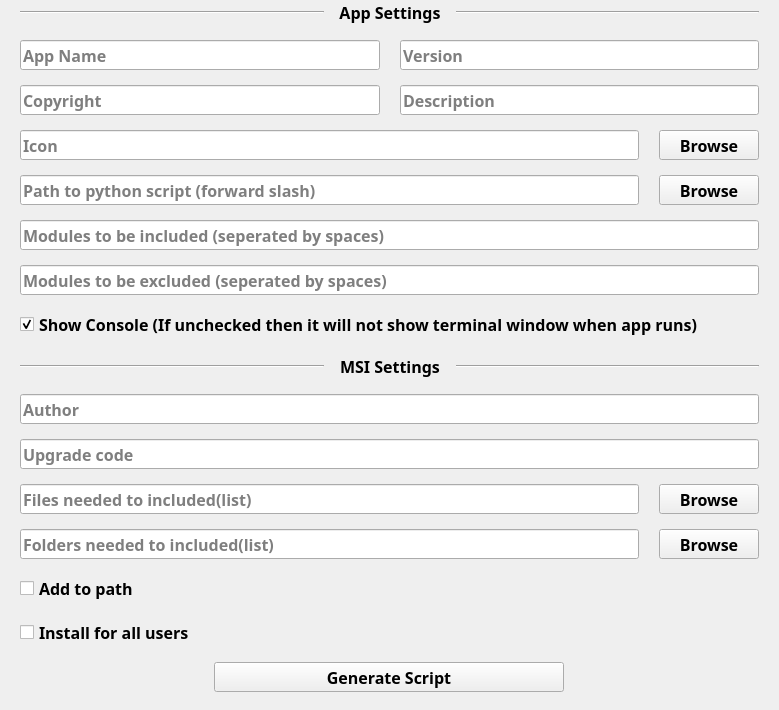
             <widget class="QWidget" name="scroll_contents">
              <property name="geometry">
               <rect>
                <x>0</x>
                <y>0</y>
                <width>779</width>
                <height>710</height>
               </rect>
              </property>
              <layout class="QVBoxLayout" name="verticalLayout_4">
               <property name="spacing">
                <number>15</number>
               </property>
               <property name="leftMargin">
                <number>20</number>
               </property>
               <property name="topMargin">
                <number>0</number>
               </property>
               <property name="rightMargin">
                <number>20</number>
               </property>
               <property name="bottomMargin">
                <number>15</number>
               </property>
               <item>
                <widget class="QFrame" name="frame">
                 <property name="maximumSize">
                  <size>
                   <width>16777215</width>
                   <height>25</height>
                  </size>
                 </property>
                 <property name="font">
                  <font>
                   <family>Varela Round</family>
                   <bold>true</bold>
                  </font>
                 </property>
                 <property name="frameShape">
                  <enum>QFrame::Shape::NoFrame</enum>
                 </property>
                 <property name="frameShadow">
                  <enum>QFrame::Shadow::Sunken</enum>
                 </property>
                 <property name="lineWidth">
                  <number>0</number>
                 </property>
                 <layout class="QHBoxLayout" name="horizontalLayout_11">
                  <property name="leftMargin">
                   <number>0</number>
                  </property>
                  <property name="topMargin">
                   <number>0</number>
                  </property>
                  <property name="rightMargin">
                   <number>0</number>
                  </property>
                  <property name="bottomMargin">
                   <number>0</number>
                  </property>
                  <item>
                   <widget class="Line" name="line">
                    <property name="font">
                     <font>
                      <family>Varela Round</family>
                      <bold>true</bold>
                     </font>
                    </property>
                    <property name="orientation">
                     <enum>Qt::Orientation::Horizontal</enum>
                    </property>
                   </widget>
                  </item>
                  <item>
                   <widget class="QLabel" name="app_label">
                    <property name="minimumSize">
                     <size>
                      <width>0</width>
                      <height>25</height>
                     </size>
                    </property>
                    <property name="maximumSize">
                     <size>
                      <width>120</width>
                      <height>25</height>
                     </size>
                    </property>
                    <property name="font">
                     <font>
                      <family>Varela Round</family>
                      <pointsize>12</pointsize>
                      <bold>true</bold>
                     </font>
                    </property>
                    <property name="text">
                     <string>App Settings</string>
                    </property>
                    <property name="alignment">
                     <set>Qt::AlignmentFlag::AlignCenter</set>
                    </property>
                   </widget>
                  </item>
                  <item>
                   <widget class="Line" name="line_2">
                    <property name="font">
                     <font>
                      <family>Varela Round</family>
                      <bold>true</bold>
                     </font>
                    </property>
                    <property name="orientation">
                     <enum>Qt::Orientation::Horizontal</enum>
                    </property>
                   </widget>
                  </item>
                 </layout>
                </widget>
               </item>
               <item>
                <layout class="QHBoxLayout" name="horizontalLayout_12">
                 <property name="spacing">
                  <number>20</number>
                 </property>
                 <item>
                  <widget class="QLineEdit" name="msi_app_name">
                   <property name="minimumSize">
                    <size>
                     <width>0</width>
                     <height>30</height>
                    </size>
                   </property>
                   <property name="maximumSize">
                    <size>
                     <width>16777215</width>
                     <height>30</height>
                    </size>
                   </property>
                   <property name="font">
                    <font>
                     <family>Varela Round</family>
                     <pointsize>12</pointsize>
                     <bold>true</bold>
                    </font>
                   </property>
                   <property name="placeholderText">
                    <string>App Name</string>
                   </property>
                  </widget>
                 </item>
                 <item>
                  <widget class="QLineEdit" name="msi_app_ver">
                   <property name="minimumSize">
                    <size>
                     <width>0</width>
                     <height>30</height>
                    </size>
                   </property>
                   <property name="maximumSize">
                    <size>
                     <width>16777215</width>
                     <height>30</height>
                    </size>
                   </property>
                   <property name="font">
                    <font>
                     <family>Varela Round</family>
                     <pointsize>12</pointsize>
                     <bold>true</bold>
                    </font>
                   </property>
                   <property name="placeholderText">
                    <string>Version</string>
                   </property>
                  </widget>
                 </item>
                </layout>
               </item>
               <item>
                <layout class="QHBoxLayout" name="horizontalLayout_13">
                 <property name="spacing">
                  <number>20</number>
                 </property>
                 <item>
                  <widget class="QLineEdit" name="msi_app_copyright">
                   <property name="minimumSize">
                    <size>
                     <width>0</width>
                     <height>30</height>
                    </size>
                   </property>
                   <property name="maximumSize">
                    <size>
                     <width>16777215</width>
                     <height>30</height>
                    </size>
                   </property>
                   <property name="font">
                    <font>
                     <family>Varela Round</family>
                     <pointsize>12</pointsize>
                     <bold>true</bold>
                    </font>
                   </property>
                   <property name="text">
                    <string/>
                   </property>
                   <property name="placeholderText">
                    <string>Copyright</string>
                   </property>
                  </widget>
                 </item>
                 <item>
                  <widget class="QLineEdit" name="msi_app_description">
                   <property name="minimumSize">
                    <size>
                     <width>0</width>
                     <height>30</height>
                    </size>
                   </property>
                   <property name="maximumSize">
                    <size>
                     <width>16777215</width>
                     <height>30</height>
                    </size>
                   </property>
                   <property name="font">
                    <font>
                     <family>Varela Round</family>
                     <pointsize>12</pointsize>
                     <bold>true</bold>
                    </font>
                   </property>
                   <property name="text">
                    <string/>
                   </property>
                   <property name="placeholderText">
                    <string>Description</string>
                   </property>
                  </widget>
                 </item>
                </layout>
               </item>
               <item>
                <layout class="QHBoxLayout" name="horizontalLayout_14">
                 <property name="spacing">
                  <number>20</number>
                 </property>
                 <item>
                  <widget class="QLineEdit" name="msi_app_icon">
                   <property name="minimumSize">
                    <size>
                     <width>0</width>
                     <height>30</height>
                    </size>
                   </property>
                   <property name="maximumSize">
                    <size>
                     <width>16777215</width>
                     <height>30</height>
                    </size>
                   </property>
                   <property name="font">
                    <font>
                     <family>Varela Round</family>
                     <pointsize>12</pointsize>
                     <bold>true</bold>
                    </font>
                   </property>
                   <property name="text">
                    <string/>
                   </property>
                   <property name="placeholderText">
                    <string>Icon</string>
                   </property>
                  </widget>
                 </item>
                 <item>
                  <widget class="QPushButton" name="msi_icon_btn">
                   <property name="minimumSize">
                    <size>
                     <width>100</width>
                     <height>30</height>
                    </size>
                   </property>
                   <property name="maximumSize">
                    <size>
                     <width>100</width>
                     <height>30</height>
                    </size>
                   </property>
                   <property name="font">
                    <font>
                     <family>Varela Round</family>
                     <pointsize>12</pointsize>
                     <bold>true</bold>
                    </font>
                   </property>
                   <property name="cursor">
                    <cursorShape>PointingHandCursor</cursorShape>
                   </property>
                   <property name="text">
                    <string>Browse</string>
                   </property>
                   <property name="autoDefault">
                    <bool>false</bool>
                   </property>
                   <property name="default">
                    <bool>false</bool>
                   </property>
                   <property name="flat">
                    <bool>false</bool>
                   </property>
                  </widget>
                 </item>
                </layout>
               </item>
               <item>
                <layout class="QHBoxLayout" name="horizontalLayout_15">
                 <property name="spacing">
                  <number>20</number>
                 </property>
                 <item>
                  <widget class="QLineEdit" name="msi_app_pyscript">
                   <property name="minimumSize">
                    <size>
                     <width>0</width>
                     <height>30</height>
                    </size>
                   </property>
                   <property name="maximumSize">
                    <size>
                     <width>16777215</width>
                     <height>30</height>
                    </size>
                   </property>
                   <property name="font">
                    <font>
                     <family>Varela Round</family>
                     <pointsize>12</pointsize>
                     <bold>true</bold>
                    </font>
                   </property>
                   <property name="text">
                    <string/>
                   </property>
                   <property name="placeholderText">
                    <string>Path to python script (forward slash)</string>
                   </property>
                  </widget>
                 </item>
                 <item>
                  <widget class="QPushButton" name="msi_script_btn">
                   <property name="minimumSize">
                    <size>
                     <width>100</width>
                     <height>30</height>
                    </size>
                   </property>
                   <property name="maximumSize">
                    <size>
                     <width>100</width>
                     <height>30</height>
                    </size>
                   </property>
                   <property name="font">
                    <font>
                     <family>Varela Round</family>
                     <pointsize>12</pointsize>
                     <bold>true</bold>
                    </font>
                   </property>
                   <property name="cursor">
                    <cursorShape>PointingHandCursor</cursorShape>
                   </property>
                   <property name="text">
                    <string>Browse</string>
                   </property>
                  </widget>
                 </item>
                </layout>
               </item>
               <item>
                <layout class="QHBoxLayout" name="horizontalLayout_16">
                 <item>
                  <widget class="QLineEdit" name="msi_app_modinc">
                   <property name="minimumSize">
                    <size>
                     <width>0</width>
                     <height>30</height>
                    </size>
                   </property>
                   <property name="maximumSize">
                    <size>
                     <width>16777215</width>
                     <height>30</height>
                    </size>
                   </property>
                   <property name="font">
                    <font>
                     <family>Varela Round</family>
                     <pointsize>12</pointsize>
                     <bold>true</bold>
                    </font>
                   </property>
                   <property name="text">
                    <string/>
                   </property>
                   <property name="placeholderText">
                    <string>Modules to be included (seperated by spaces)</string>
                   </property>
                  </widget>
                 </item>
                </layout>
               </item>
               <item>
                <layout class="QHBoxLayout" name="horizontalLayout_17">
                 <item>
                  <widget class="QLineEdit" name="msi_app_modexc">
                   <property name="minimumSize">
                    <size>
                     <width>0</width>
                     <height>30</height>
                    </size>
                   </property>
                   <property name="maximumSize">
                    <size>
                     <width>16777215</width>
                     <height>30</height>
                    </size>
                   </property>
                   <property name="font">
                    <font>
                     <family>Varela Round</family>
                     <pointsize>12</pointsize>
                     <bold>true</bold>
                    </font>
                   </property>
                   <property name="text">
                    <string/>
                   </property>
                   <property name="placeholderText">
                    <string>Modules to be excluded (seperated by spaces)</string>
                   </property>
                  </widget>
                 </item>
                </layout>
               </item>
               <item>
                <widget class="QCheckBox" name="msi_console">
                 <property name="font">
                  <font>
                   <family>Varela Round</family>
                   <pointsize>12</pointsize>
                   <bold>true</bold>
                  </font>
                 </property>
                 <property name="text">
                  <string>Show Console (If unchecked then it will not show terminal window when app runs)</string>
                 </property>
                 <property name="checked">
                  <bool>true</bool>
                 </property>
                </widget>
               </item>
               <item>
                <widget class="QFrame" name="frame_2">
                 <property name="maximumSize">
                  <size>
                   <width>16777215</width>
                   <height>25</height>
                  </size>
                 </property>
                 <property name="font">
                  <font>
                   <family>Varela Round</family>
                   <bold>true</bold>
                  </font>
                 </property>
                 <property name="frameShape">
                  <enum>QFrame::Shape::NoFrame</enum>
                 </property>
                 <property name="frameShadow">
                  <enum>QFrame::Shadow::Raised</enum>
                 </property>
                 <property name="lineWidth">
                  <number>0</number>
                 </property>
                 <layout class="QHBoxLayout" name="horizontalLayout_18">
                  <property name="leftMargin">
                   <number>0</number>
                  </property>
                  <property name="topMargin">
                   <number>0</number>
                  </property>
                  <property name="rightMargin">
                   <number>0</number>
                  </property>
                  <property name="bottomMargin">
                   <number>0</number>
                  </property>
                  <item>
                   <widget class="Line" name="line_3">
                    <property name="font">
                     <font>
                      <family>Varela Round</family>
                      <bold>true</bold>
                     </font>
                    </property>
                    <property name="orientation">
                     <enum>Qt::Orientation::Horizontal</enum>
                    </property>
                   </widget>
                  </item>
                  <item>
                   <widget class="QLabel" name="app_label_2">
                    <property name="minimumSize">
                     <size>
                      <width>0</width>
                      <height>25</height>
                     </size>
                    </property>
                    <property name="maximumSize">
                     <size>
                      <width>120</width>
                      <height>25</height>
                     </size>
                    </property>
                    <property name="font">
                     <font>
                      <family>Varela Round</family>
                      <pointsize>12</pointsize>
                      <bold>true</bold>
                     </font>
                    </property>
                    <property name="text">
                     <string>MSI Settings</string>
                    </property>
                    <property name="alignment">
                     <set>Qt::AlignmentFlag::AlignCenter</set>
                    </property>
                   </widget>
                  </item>
                  <item>
                   <widget class="Line" name="line_4">
                    <property name="font">
                     <font>
                      <family>Varela Round</family>
                      <bold>true</bold>
                     </font>
                    </property>
                    <property name="orientation">
                     <enum>Qt::Orientation::Horizontal</enum>
                    </property>
                   </widget>
                  </item>
                 </layout>
                </widget>
               </item>
               <item>
                <widget class="QLineEdit" name="msi_author">
                 <property name="minimumSize">
                  <size>
                   <width>0</width>
                   <height>30</height>
                  </size>
                 </property>
                 <property name="maximumSize">
                  <size>
                   <width>16777215</width>
                   <height>30</height>
                  </size>
                 </property>
                 <property name="font">
                  <font>
                   <family>Varela Round</family>
                   <pointsize>12</pointsize>
                   <bold>true</bold>
                  </font>
                 </property>
                 <property name="text">
                  <string/>
                 </property>
                 <property name="placeholderText">
                  <string>Author</string>
                 </property>
                </widget>
               </item>
               <item>
                <widget class="QLineEdit" name="msi_upgrade_code">
                 <property name="minimumSize">
                  <size>
                   <width>0</width>
                   <height>30</height>
                  </size>
                 </property>
                 <property name="maximumSize">
                  <size>
                   <width>16777215</width>
                   <height>30</height>
                  </size>
                 </property>
                 <property name="font">
                  <font>
                   <family>Varela Round</family>
                   <pointsize>12</pointsize>
                   <bold>true</bold>
                  </font>
                 </property>
                 <property name="text">
                  <string/>
                 </property>
                 <property name="placeholderText">
                  <string>Upgrade code</string>
                 </property>
                </widget>
               </item>
               <item>
                <layout class="QHBoxLayout" name="horizontalLayout_19">
                 <property name="spacing">
                  <number>20</number>
                 </property>
                 <item>
                  <widget class="QLineEdit" name="msi_files_inc">
                   <property name="minimumSize">
                    <size>
                     <width>0</width>
                     <height>30</height>
                    </size>
                   </property>
                   <property name="maximumSize">
                    <size>
                     <width>16777215</width>
                     <height>30</height>
                    </size>
                   </property>
                   <property name="font">
                    <font>
                     <family>Varela Round</family>
                     <pointsize>12</pointsize>
                     <bold>true</bold>
                    </font>
                   </property>
                   <property name="text">
                    <string/>
                   </property>
                   <property name="placeholderText">
                    <string>Files needed to included(list)</string>
                   </property>
                  </widget>
                 </item>
                 <item>
                  <widget class="QPushButton" name="msi_files_btn">
                   <property name="minimumSize">
                    <size>
                     <width>100</width>
                     <height>30</height>
                    </size>
                   </property>
                   <property name="maximumSize">
                    <size>
                     <width>100</width>
                     <height>30</height>
                    </size>
                   </property>
                   <property name="font">
                    <font>
                     <family>Varela Round</family>
                     <pointsize>12</pointsize>
                     <bold>true</bold>
                    </font>
                   </property>
                   <property name="cursor">
                    <cursorShape>PointingHandCursor</cursorShape>
                   </property>
                   <property name="text">
                    <string>Browse</string>
                   </property>
                  </widget>
                 </item>
                </layout>
               </item>
               <item>
                <layout class="QHBoxLayout" name="horizontalLayout_20">
                 <property name="spacing">
                  <number>20</number>
                 </property>
                 <item>
                  <widget class="QLineEdit" name="msi_folders_inc">
                   <property name="minimumSize">
                    <size>
                     <width>0</width>
                     <height>30</height>
                    </size>
                   </property>
                   <property name="maximumSize">
                    <size>
                     <width>16777215</width>
                     <height>30</height>
                    </size>
                   </property>
                   <property name="font">
                    <font>
                     <family>Varela Round</family>
                     <pointsize>12</pointsize>
                     <bold>true</bold>
                    </font>
                   </property>
                   <property name="text">
                    <string/>
                   </property>
                   <property name="placeholderText">
                    <string>Folders needed to included(list)</string>
                   </property>
                  </widget>
                 </item>
                 <item>
                  <widget class="QPushButton" name="msi_folders_btn">
                   <property name="minimumSize">
                    <size>
                     <width>100</width>
                     <height>30</height>
                    </size>
                   </property>
                   <property name="maximumSize">
                    <size>
                     <width>100</width>
                     <height>30</height>
                    </size>
                   </property>
                   <property name="font">
                    <font>
                     <family>Varela Round</family>
                     <pointsize>12</pointsize>
                     <bold>true</bold>
                    </font>
                   </property>
                   <property name="cursor">
                    <cursorShape>PointingHandCursor</cursorShape>
                   </property>
                   <property name="text">
                    <string>Browse</string>
                   </property>
                  </widget>
                 </item>
                </layout>
               </item>
               <item>
                <widget class="QCheckBox" name="msi_atp">
                 <property name="font">
                  <font>
                   <family>Varela Round</family>
                   <pointsize>12</pointsize>
                   <bold>true</bold>
                  </font>
                 </property>
                 <property name="text">
                  <string>Add to path</string>
                 </property>
                </widget>
               </item>
               <item>
                <widget class="QCheckBox" name="msi_ifau">
                 <property name="font">
                  <font>
                   <family>Varela Round</family>
                   <pointsize>12</pointsize>
                   <bold>true</bold>
                  </font>
                 </property>
                 <property name="text">
                  <string>Install for all users</string>
                 </property>
                </widget>
               </item>
               <item>
                <layout class="QHBoxLayout" name="horizontalLayout_21">
                 <item>
                  <widget class="QPushButton" name="msi_gen_btn">
                   <property name="minimumSize">
                    <size>
                     <width>100</width>
                     <height>30</height>
                    </size>
                   </property>
                   <property name="maximumSize">
                    <size>
                     <width>350</width>
                     <height>30</height>
                    </size>
                   </property>
                   <property name="font">
                    <font>
                     <family>Varela Round</family>
                     <pointsize>12</pointsize>
                     <bold>true</bold>
                    </font>
                   </property>
                   <property name="text">
                    <string>Generate Script</string>
                   </property>
                  </widget>
                 </item>
                </layout>
               </item>
              </layout>
             </widget>
